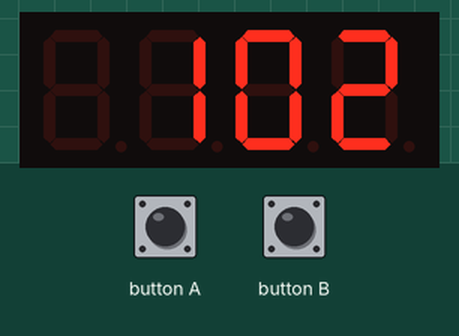
This program was run on a simulated BBC micro:bit running MicroPython. On the bench: 4-digit seven-segment display. The inputs (shaded band) are chosen by the test bench. Library files of the repository ran but are not shown: tm1637.py.

Above: at 1.2 s.
1.3 s: button A pressed for 0.15 s
At 1.6 s:
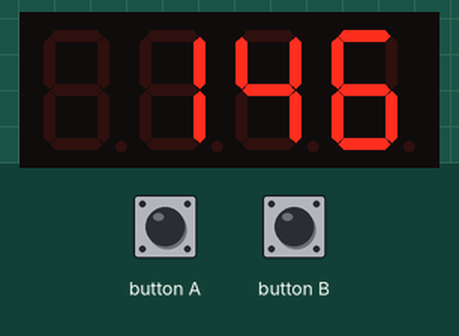
2.9 s: button B pressed for 0.15 s
At 4.1 s:
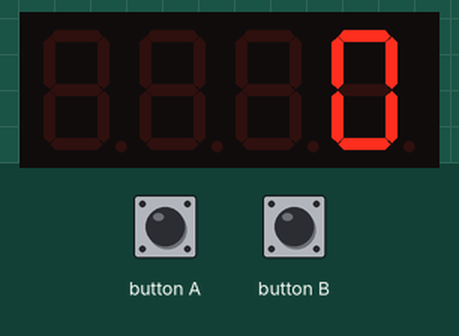
4.5 s: button A pressed for 1 s
At 4.7 s:
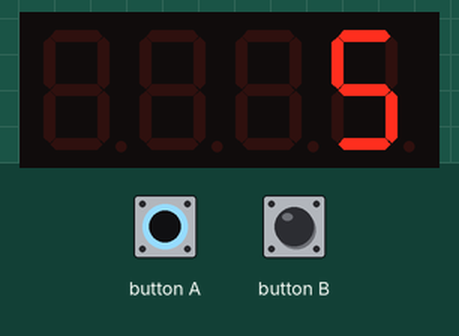
6.1 s: button B pressed for 0.15 s
At 6.51 s:
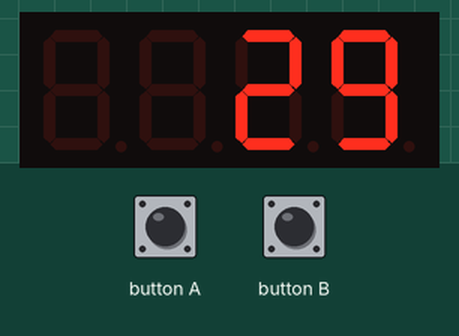
Timing chart, 0 to 7.8 s (numbered marks = the images above; inputs shaded):
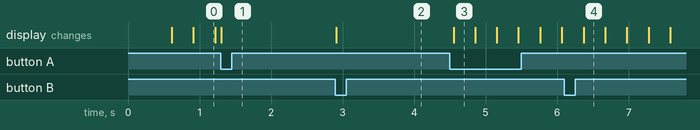

Measured:
- after the input at 2.9 s, the display: changes at once (image 2)
- after the input at 4.5 s, the display: changes after 0.05 s (image 3)

The program:

December04.py
```python
# December 4 2018
from microbit import pin1, pin2, sleep, button_a, button_b
from tm1637 import TM1637

stopwatch = TM1637(clk=pin1, dio=pin2)
running = True
time = 0

while True:
    if button_b.was_pressed():
        time = 0
    if button_a.was_pressed():
        if running:
            running = False
        else:
            running = True
    if running:
        time = time + 1
    stopwatch.number(time)
```
